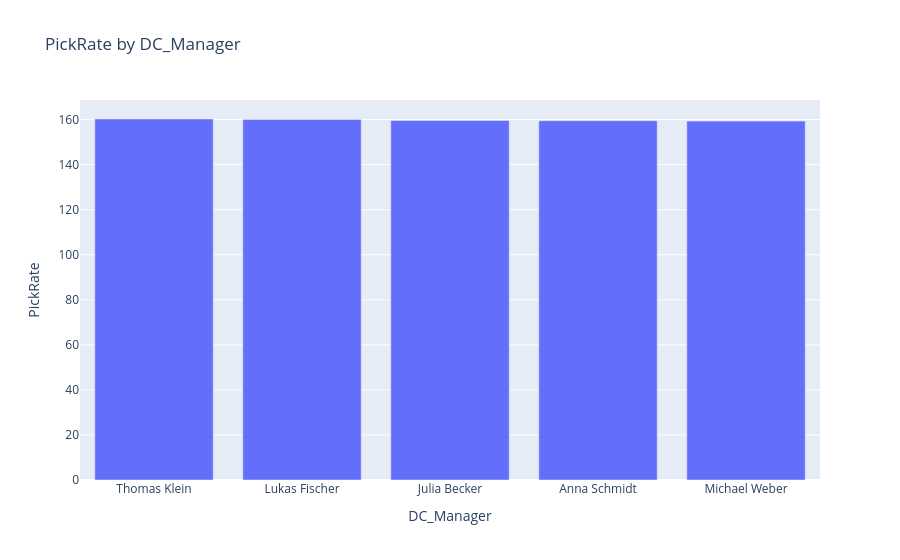

The notebook cell this image was saved under:
### Code cell
from chart_engine import detect_chart_intent, create_chart_data, create_dynamic_chart
from summary_engine import extract_top_bottom_n

question = "Show chart comparing PickRate across DC_Manager"

chart_data, chart_intent = create_chart_data(
    data=df,
    question=question,
    kpi_rules=kpi_rules,
    extract_top_bottom_n=extract_top_bottom_n
)

print(chart_intent)

display(chart_data)

fig = create_dynamic_chart(
    chart_data=chart_data,
    chart_intent=chart_intent
)

fig.show()

### Figure 1 — Plotly figure (JSON) as saved in the notebook; plotly's stock layout.template omitted (floating-point values rounded to 4 significant figures)
{"data": [{"hovertemplate": "DC_Manager=%{x}<br>PickRate=%{y}<extra></extra>", "legendgroup": "", "marker": {"color": "#636efa", "pattern": {"shape": ""}}, "name": "", "orientation": "v", "showlegend": false, "textposition": "auto", "type": "bar", "x": ["Thomas Klein", "Lukas Fischer", "Julia Becker", "Anna Schmidt", "Michael Weber"], "xaxis": "x", "y": [160.3, 160.1, 159.6, 159.5, 159.3], "yaxis": "y"}], "layout": {"barmode": "relative", "legend": {"tracegroupgap": 0}, "title": {"text": "PickRate by DC_Manager"}, "xaxis": {"anchor": "y", "domain": [0, 1], "title": {"text": "DC_Manager"}}, "yaxis": {"anchor": "x", "domain": [0, 1], "title": {"text": "PickRate"}}}}
